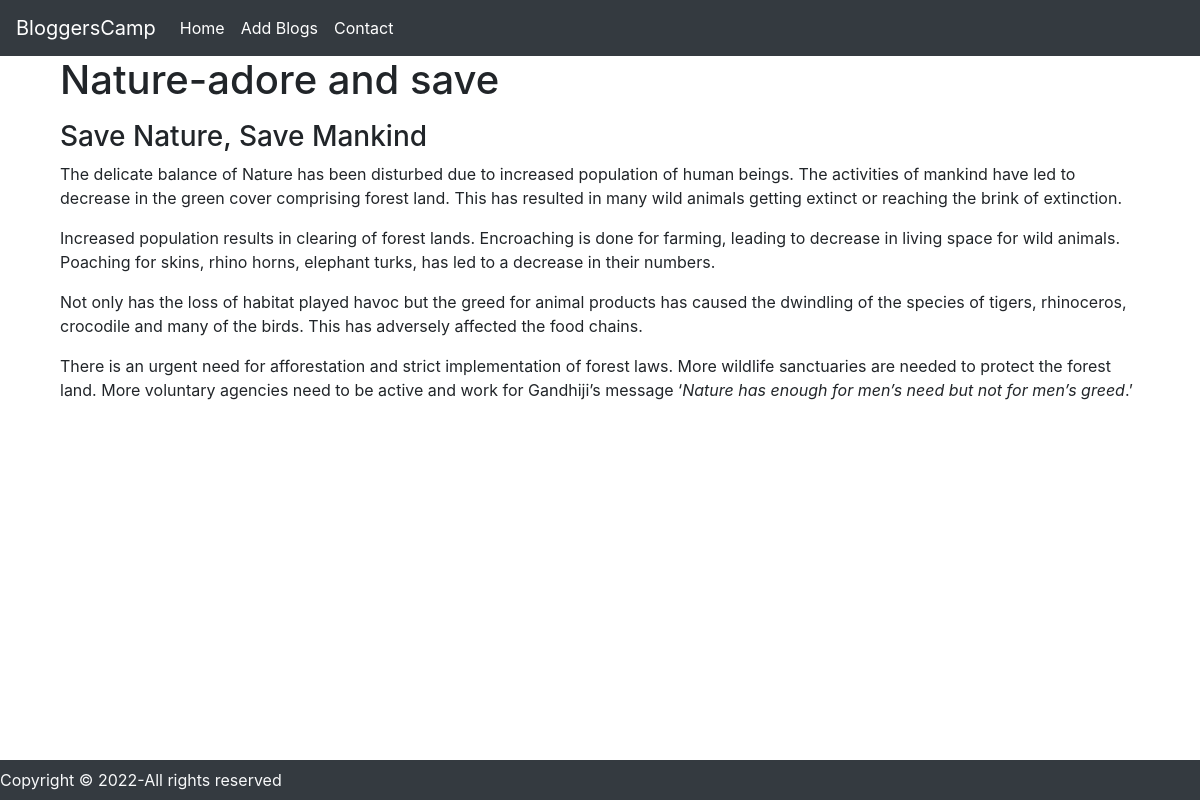
The page /blogpost/nature on the database its author committed.
### blog/models.py (models this page shows, shortened)
class blogs(models.Model):
    sno=models.AutoField(primary_key=True)
    title = models.CharField(max_length=300)
    slug = models.CharField(max_length=300)
    content = models.TextField()
    time=models.DateTimeField(auto_now_add=True)
    shortdesc=models.CharField(max_length=300, default="")

### blog/views.py (the view)
# urls.py: path('blogpost/<str:slug>', views.blogpost, name='blogpost'),
def blogpost(request,slug):
    req=blogs.objects.filter(slug=slug).first()
    context={'req': req}
    return render(request,'blogpost.html',context)

### templates/blogpost.html (shortened to what this page needs)
{% extends 'index.html'%}
{% block body %}
<div class="container-fluid">
    <h1>{{req.title}}</h1>
    <p>{{req.content|safe}}</p>
</div>
<footer class="text-light bg-dark position-absolute fixed-bottom">
    <p class="text-centre my-0 py-2">
      Copyright &copy; 2022-All rights reserved
    </p>
  </footer>
{% endblock body %}

### rows shown on the page
blogs: title "Nature-adore and save", content "Save Nature, Save Mankind The delicate balance of Nature has been disturbed due to increased population of human beings. The activities of mankind have led to decrease in the green cover comprising forest land. This has resulted in many wild animals getting extinct or reaching the brink of extinction. Increased population results in clearing of forest lands. Encroaching is done for farming, leading to decrease in living space for wild animals. Poaching for skins, rhino horns, elephant turks, has led to a decrease in their numbers. Not only has the loss of habitat played havoc but the greed for animal products has caused the dwindling of the species of tigers, rhinoceros, crocodile and many…"
